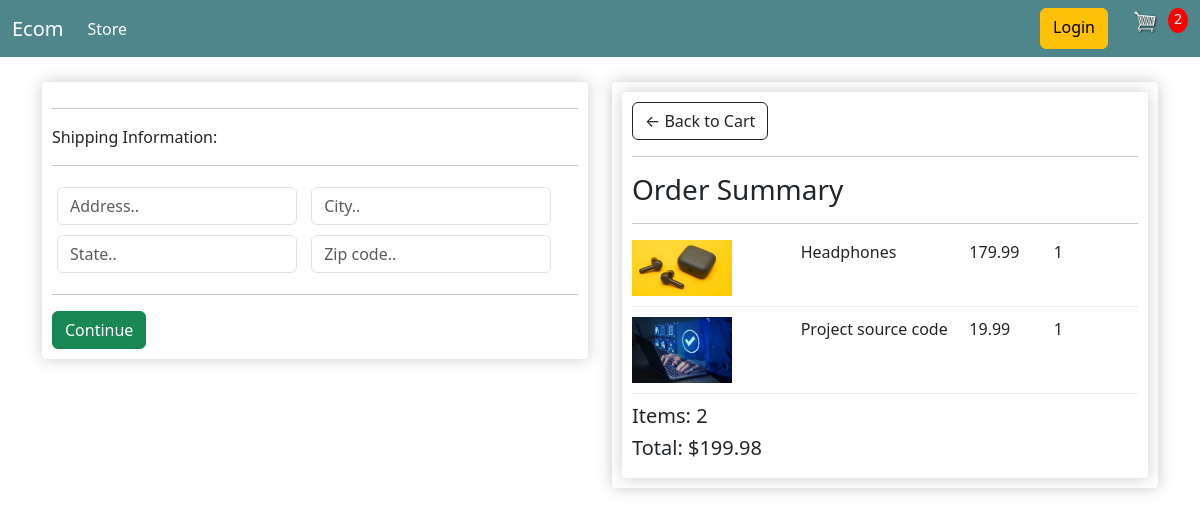
Screenshot of /checkout/ (signed in) with the database file from the repository.
### store/models.py (models this page shows, shortened)
class OrderItem(models.Model):
  product = models.ForeignKey(Product, on_delete=models.SET_NULL, null=True)
  order = models.ForeignKey(Order, on_delete=models.SET_NULL, null=True)
  quantity = models.IntegerField(default=0, null=True, blank=True)
  date_added = models.DateTimeField(auto_now_add=True)
  @property
  def get_total(self):
    total = self.product.price * self.quantity
    return total

class Product(models.Model):
  name = models.CharField(max_length=200)
  price = models.DecimalField(max_digits=7, decimal_places=2)
  digital = models.BooleanField(default=False, null=True, blank=True)
  image = models.ImageField(null=True, blank=True)
  @property
  def imageURL(self):
    try:
      url = self.image.url
    except:
      url = ' '
    return url

class Order(models.Model):
  customar = models.ForeignKey(Customar, on_delete=models.SET_NULL, null=True, blank=True )
  date_ordered = models.DateTimeField(auto_now_add=True)
  complete = models.BooleanField(default=False)
  transaction_id = models.CharField(max_length=100, null=True)
  @property
  def shipping(self):
    shipping = False
    orderitems = self.orderitem_set.all()
    for i in orderitems:
      if i.product.digital == False:
        shipping = True
    return shipping
  @property
  def get_cart_total(self):
    orderitems = self.orderitem_set.all()
    total = sum([item.get_total for item in orderitems])
    return total
  @property
  def get_cart_items(self):
    orderitems = self.orderitem_set.all()
    total = sum([item.quantity for item in orderitems])
    return total

### store/views.py (the view)
# urls.py: path('checkout/',views.checkout , name="checkout"),
def checkout(request):
  if request.user.is_authenticated:
    customar = request.user.customar
    order, created = Order.objects.get_or_create(customar=customar, complete=False)
    items = order.orderitem_set.all()
    cartItems = order.get_cart_items
  else:
    cookieData = cookieCart(request)
    cartItems = cookieData['cartItems']
    order = cookieData['order']
    items = cookieData['items']
  context = {'items':items, 'order':order, 'cartItems':cartItems}
  return render(request, 'store/checkout.html', context)

### store/templates/store/checkout.html (shortened to what this page needs)
{% extends 'store/main.html' %}{% load static%} {% block content %}
<div class="row">
  <div class="col-lg-6">
    <div class="box-element" id="form-wrapper">
      <form id="form">
        <div id="shipping-info">
          <hr />
          <p>Shipping Information:</p>
          <hr />
          <div class="form-field">
            <input
              class="form-control"
              type="text"
              name="address"
              placeholder="Address.."
            />
          </div>
          <div class="form-field">
            <input
              class="form-control"
              type="text"
              name="city"
              placeholder="City.."
            />
          </div>
          <div class="form-field">
            <input
              class="form-control"
              type="text"
              name="state"
              placeholder="State.."
            />
          </div>
          <div class="form-field">
            <input
              class="form-control"
              type="text"
              name="zipcode"
              placeholder="Zip code.."
            />
          </div>
        </div>
        <hr />
        <input
          id="form-button"
          class="btn btn-success btn-block"
          type="submit"
          value="Continue"
        />
      </form>
    </div>
  </div>
  <div class="col-lg-6">
    <div class="box-element">
      <div class="box-element">
        <a class="btn btn-outline-dark" href="{% url 'cart' %}"
          >&#x2190; Back to Cart</a
        >
        <hr />
        <h3>Order Summary</h3>
        <hr />
        {% for item in items %}
        <div class="cart-row">
          <div style="flex: 2">
            <img class="row-image" src="{{item.product.imageURL}}" />
          </div>
          <div style="flex: 2"><p>{{item.product.name}}</p></div>
          <div style="flex: 1">
            <p>{{item.product.price|floatformat:2}}</p>
          </div>
          <div style="flex: 1"><p>{{item.quantity}}</p></div>
        </div>
        {% endfor %}
        <h5>Items: {{order.get_cart_items}}</h5>
        <h5>Total: ${{order.get_cart_total}}</h5>
      </div>
    </div>
  </div>
</div>
{% endblock content %}

### static/css/main.css (style rules this page uses)
body { background-color: hsl(0, 0%, 98%); }
h1, h2, h3, h4, h5, h6 { color: hsl(0, 0%, 30%); }
.box-element { box-shadow: hsl(0, 0%, 80%) 0 0 16px; background-color: #fff; border-radius: 4px; padding: 10px; }
.col-lg-4, .col-lg-6, .col-lg-8, .col-lg-12 { margin-top: 10px; }
.btn { border-radius: 0; }
.row-image { width: 100px; }
.form-field { width: 250px; display: inline-block; padding: 5px; }
.cart-row { display: flex; align-items: flex-stretch; padding-bottom: 10px; margin-bottom: 10px; border-bottom: 1px solid #ececec; }

### rows the page displays
OrderItem: product.imageURL (picture), product.name "Headphones", product.price "179.99", quantity "1"
OrderItem: product.imageURL (picture), product.name "Project source code", product.price "19.99", quantity "1"
Order: get_cart_items "2", get_cart_total "199.98"

### other values shown
{{ cartItems }} "2"
